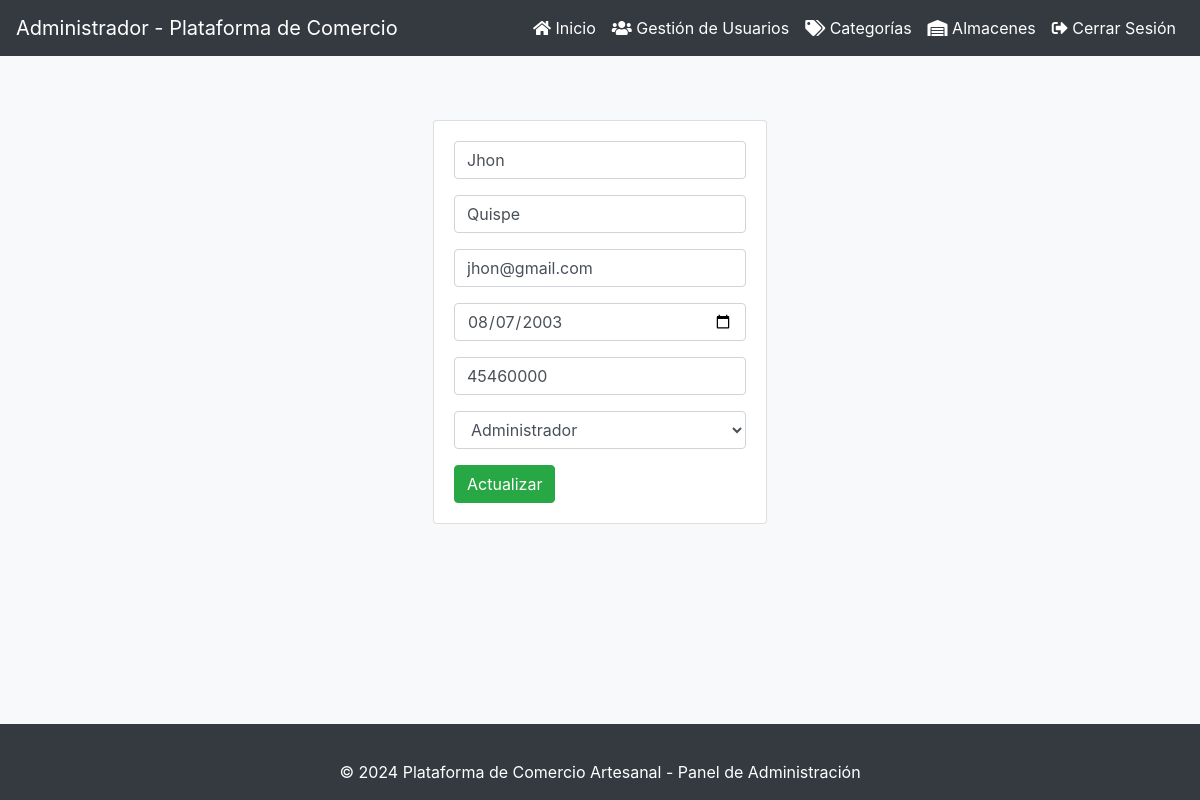
Screenshot of /Dashboard/Funciones_db/Crud_administrador/usuarios/edit.php?id_usuario=57 with the database file from the repository.
### tables this page shows
CREATE TABLE `usuario` (
  `id_usuario` int(11) NOT NULL,
  `nombre` varchar(50) NOT NULL,
  `apellido` varchar(50) NOT NULL,
  `correo` varchar(100) NOT NULL,
  `contraseña` varchar(255) NOT NULL,
  `fecha_naci` date DEFAULT NULL,
  `telefono` varchar(20) DEFAULT NULL,
  `fecha_registro` datetime DEFAULT NULL,
  `estado` enum('Activo','Inactivo','Suspendido','Pendiente') NOT NULL DEFAULT 'Activo',
  `rol` enum('comprador','vendedor','delivery','administrador') NOT NULL
);

### Dashboard/Funciones_db/Crud_administrador/usuarios/edit.php (the view, shortened to what this page needs)
<?php
include("../includes/db.php");
$nombre = '';
$apellido = '';
$correo = '';
$fecha_naci = '';
$telefono = '';
$rol = '';
if (isset($_GET['id_usuario'])) {
    $id_usuario = $_GET['id_usuario'];
    $query = "SELECT * FROM usuario WHERE id_usuario = $id_usuario";
    $result = mysqli_query($conn, $query);
    if (mysqli_num_rows($result) == 1) {
        $row = mysqli_fetch_assoc($result);
        $nombre = $row['nombre'];
        $apellido = $row['apellido'];
        $correo = $row['correo'];
        $fecha_naci = $row['fecha_naci'];
        $telefono = $row['telefono'];
        $rol = $row['rol'];
    }
}
?>
<?php include('../includes/header.php'); ?>
<div class="container p-4">
    <div class="row">
        <div class="col-md-4 mx-auto">
            <div class="card card-body">
                <form action="edit.php?id_usuario=<?php echo $_GET['id_usuario']; ?>" method="POST">
                    <div class="form-group">
                        <p><input type="text" name="nombre" class="form-control" placeholder="Nombre" value="<?php echo $nombre; ?>"></p>
                        <p><input type="text" name="apellido" class="form-control" placeholder="Apellido" value="<?php echo $apellido; ?>"></p>
                        <p><input type="text" name="correo" class="form-control" placeholder="Correo" value="<?php echo $correo; ?>"></p>
                        <p><input type="date" name="fecha_naci" class="form-control" placeholder="Fecha de Nacimiento" value="<?php echo $fecha_naci; ?>"></p>
                        <p><input type="text" name="telefono" class="form-control" placeholder="Teléfono" value="<?php echo $telefono; ?>"></p>
                        <select name="rol" class="form-control" id="rol" onchange="showFields(this.value)">
                            <option value="administrador" <?php if($rol === 'administrador') echo 'selected'; ?>>Administrador</option>
                        </select>
                    </div>
                    <button class="btn btn-success" name="actualizar">
                        Actualizar
                    </button>
                </form>
            </div>
        </div>
    </div>
</div>
<?php include('../includes/footer.php'); ?>

### Dashboard/Funciones_db/Crud_administrador/includes/header.php (style rules this page uses)
body { background-color: #f8f9fa; }
.container { margin-top: 20px; }
.card-body { background-color: #ffffff; }

### Dashboard/Funciones_db/Crud_administrador/includes/footer.php (style rules this page uses)
html, body { height: 100%; }
body { display: flex; flex-direction: column; }

### rows the page displays
usuario: nombre "Jhon", apellido "Quispe", correo "jhon@gmail.com", fecha_naci "08/07/2003", telefono "45460000", rol "Administrador"
